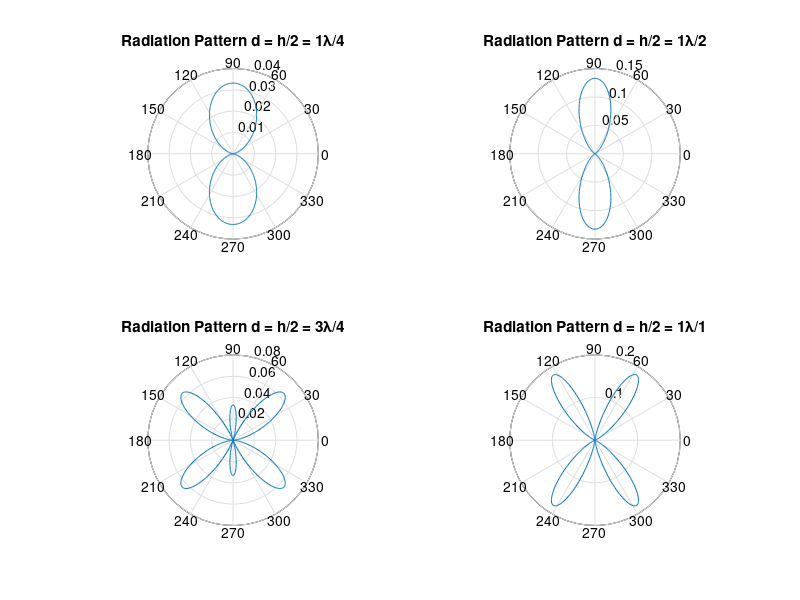
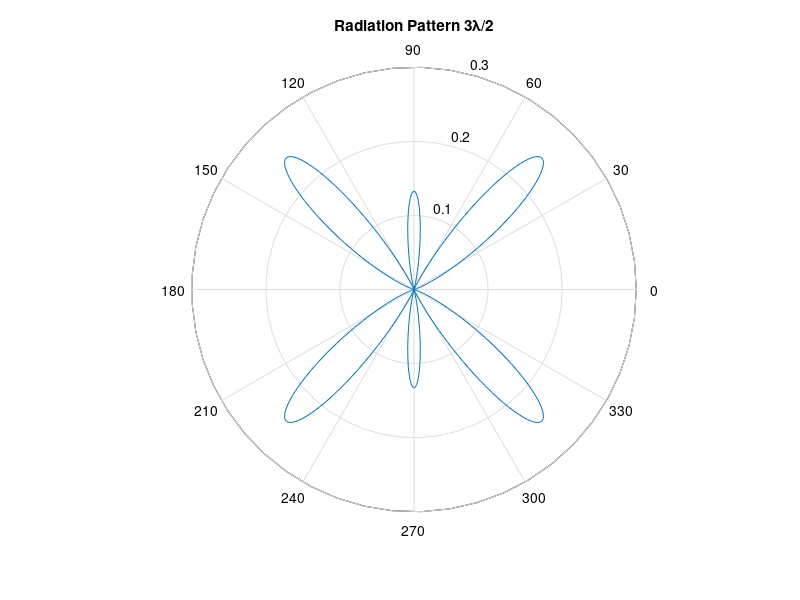

MATLAB code to generate these figures, in order:
% Radiation Pattern for dipole antenna
u0=4*pi*10^-7; w=500*10^6; Z=377; c=3*10^8; lam=c/w; r=20; k=2*pi/lam; d=[lam/4 lam/2 3*lam/4 lam 3*lam/2];
S=@(Q,m) ((u0*w*(cos(k.*d(m).*cos(Q))-cos(k.*d(m)))./(r.*sin(Q).*pi)).^2./(8.*Z));
Q=0:0.01:2*pi;
figure(2)
polar(Q,S(Q,5));
title('Radiation Pattern 3\lambda/2');
figure(1)
for m=1:4
subplot(2,2,m)
polar(Q,S(Q,m));
n=[1 1 3 1];
de=[4 2 4 1];
title(['Radiation Pattern d = h/2 = ',num2str(n(m)),'\lambda/',num2str(de(m))])
end